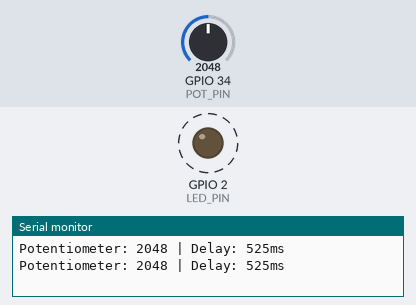
Recording of a sketch running on a simulated ESP32. On the bench: output pins drawn as LEDs (lit = HIGH), the last lines printed to the serial monitor. Dashed ring = blinking. Inputs (shaded band) come from the test bench; at power-on: GPIO 34 (POT_PIN) = 2048.

Above: at 1.8 s.
1.9 s: GPIO 34 (POT_PIN) set to 3603
At 2.51 s:
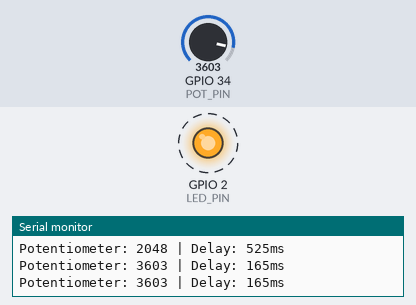
5.4 s: GPIO 34 (POT_PIN) set to 2866
At 5.57 s:
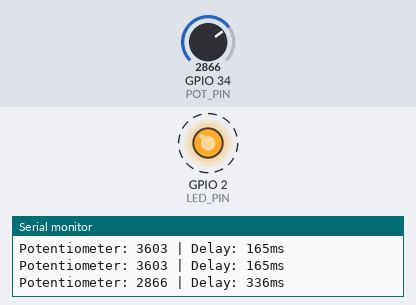
Timing chart, 0 to 14.9 s (numbered marks = the images above; inputs shaded):
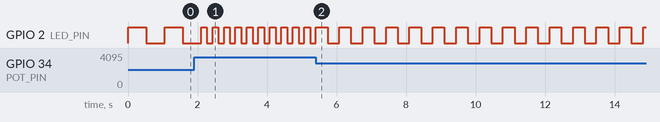

Measured:
- after the input at 1.9 s, GPIO 2 (LED_PIN): alternates HIGH for 0.17 s and LOW for 0.17 s, starting after 0.37 s
- after the input at 5.4 s, GPIO 2 (LED_PIN): alternates HIGH for 0.34 s and LOW for 0.34 s, starting after 0.34 s
- by itself, GPIO 2 (LED_PIN): alternates HIGH for 0.53 s and LOW for 0.53 s

The sketch:

LED_Speed_Control.ino
```cpp
const int POT_PIN = 34; // Input from potentiometer knob
const int LED_PIN = 2;  // Built-in LED

void setup()
{
    Serial.begin(115200);
    pinMode(POT_PIN, INPUT);
    pinMode(LED_PIN, OUTPUT);
}

void loop()
{
    // Read the potentiometer knob position
    int potValue = analogRead(POT_PIN);

    // Map the value to a delay (in milliseconds)
    // Higher potValue -> Lower delay (faster blinking)
    // We will use the `map()` function. This is a math helper function that converts one range of numbers into another
    int blinkSpeed = map(potValue, 0, 4095, 1000, 50);

    Serial.print("Potentiometer: ");
    Serial.print(potValue);
    Serial.print(" | Delay: ");
    Serial.print(blinkSpeed);
    Serial.println("ms");

    // Perform the blink
    blink(blinkSpeed);
}

void blink(int blinkSpeed)
{
    digitalWrite(LED_PIN, HIGH);
    delay(blinkSpeed);
    digitalWrite(LED_PIN, LOW);
    delay(blinkSpeed);
}
```
